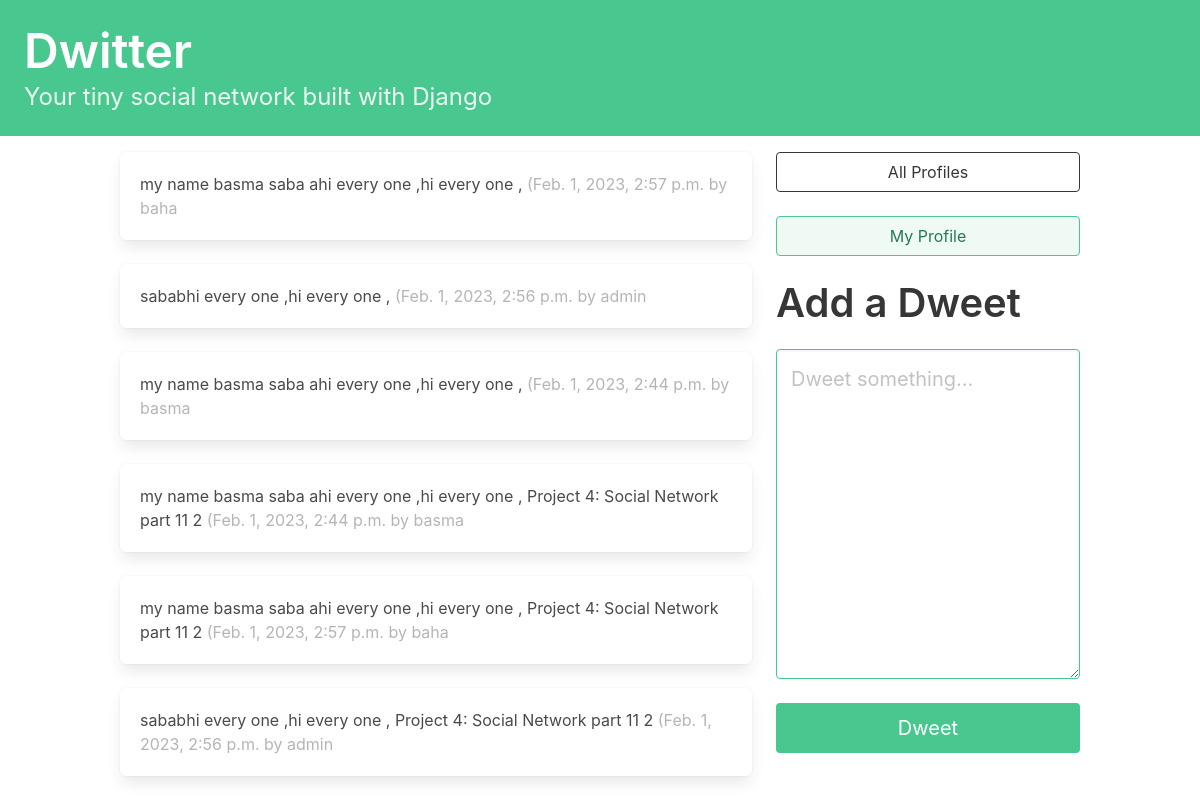
The app's page / (signed in) with its own data.
### dwitter/models.py (models this page shows, shortened)
class Dweet(models.Model):
    user = models.ForeignKey(
        User, related_name="dweets", on_delete=models.DO_NOTHING
    )
    body = models.CharField(max_length=140)
    created_at = models.DateTimeField(auto_now_add=True)

### dwitter/views.py (the view)
# urls.py: path("", dashboard, name="dashboard"),
def dashboard(request):
   form = DweetForm(request.POST or None)
   if request.method == "POST":
      if form.is_valid():
        dweet = form.save(commit=False)
        dweet.user = request.user
        dweet.save()
        return redirect("dwitter:dashboard")
   followed_dweets = Dweet.objects.filter(
        user__profile__in=request.user.profile.follows.all()
        ).order_by("-created_at")
   return render(
request,
"dashboard.html",
{"form": form, "dweets": followed_dweets},
)

### dwitter/forms.py
class DweetForm(forms.ModelForm):
    body = forms.CharField(
        required=True,
        widget=forms.widgets.Textarea(
        attrs={
            "placeholder": "Dweet something...",
            "class": "textarea is-success is-medium",
         }
     ),
     label="",
    )
    class Meta:
        model = Dweet
        exclude = ("user", )

### dwitter/templates/dashboard.html (shortened to what this page needs)
{% extends 'base.html' %}
{% block content %}
<div class="column">
    {% for dweet in dweets %}
<div class="box">
{{dweet.body}}
<span class="is-small has-text-grey-light">
({{ dweet.created_at }} by {{ dweet.user.username }}
</span>
</div>
{% endfor %}
{% for followed in user.profile.follows.all %}
{% for dweet in followed.user.dweets.all %}
<div class="box">
{{dweet.body}}
Project 4: Social Network part 11 2
<span class="is-small has-text-grey-light">
({{ dweet.created_at }} by {{ dweet.user.username }}
</span>
</div>
{% endfor %}
{% endfor %}
</div>
<div class="column is-one-third">
<div class="block">
<a href="{% url 'dwitter:profile_list' %} ">
<button class="button is-dark is-outlined is-fullwidth">
All Profiles
</button>
</a>
</div>
<div class="block">
<a href="{% url 'dwitter:profile' request.user.profile.id %} ">
<button class="button is-success is-light is-outlined is-fullwidth">
My Profile
</button>
</a>
</div>
<div class="block">
<div class="block">
<h2 class="title is-2">Add a Dweet</p>
</div>
<div class="block">
<form method="post">
{{ form.as_p }}
<button class="button is-success is-fullwidth is-medium mt-5"
type="submit">Dweet
</button>
</form>
</div>
</div>
</div>
{% endblock content %}

### dwitter/templates/base.html (shortened to what this page needs)
<!DOCTYPE html>
<html lang="en">
<head>
<link rel="stylesheet"
href="https://cdn.jsdelivr.net/npm/bulma@0.9.3/css/bulma.min.css">
</head>
<body>
<section class="hero is-small is-success mb-4">
<div class="hero-body">
<h1 class="title is-1">Dwitter</h1>
<p class="subtitle is-4">
Your tiny social network built with Django
</p>
</div>
</section>
<div class="container">
<div class="columns">
{% block content %}
{% endblock content %}
</div>
</div>
</body>
</html>

### records on screen
Dweet: body "my name basma saba ahi every one ,hi every one ,", created_at "Feb. 1, 2023, 2:57 p.m.", user.username "baha"
Dweet: body "sababhi every one ,hi every one ,", created_at "Feb. 1, 2023, 2:56 p.m.", user.username "admin"
Dweet: body "my name basma saba ahi every one ,hi every one ,", created_at "Feb. 1, 2023, 2:44 p.m.", user.username "basma"
